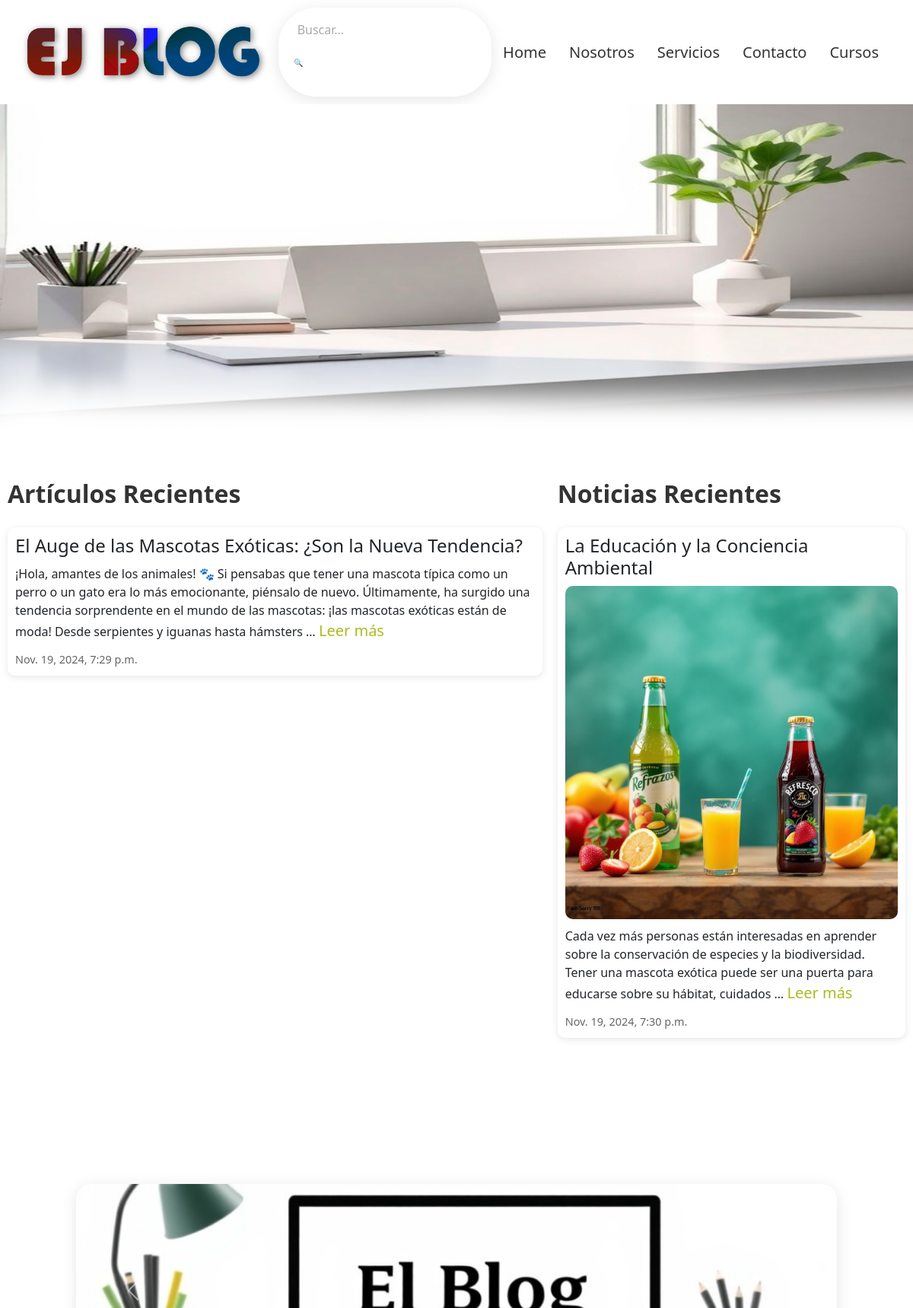
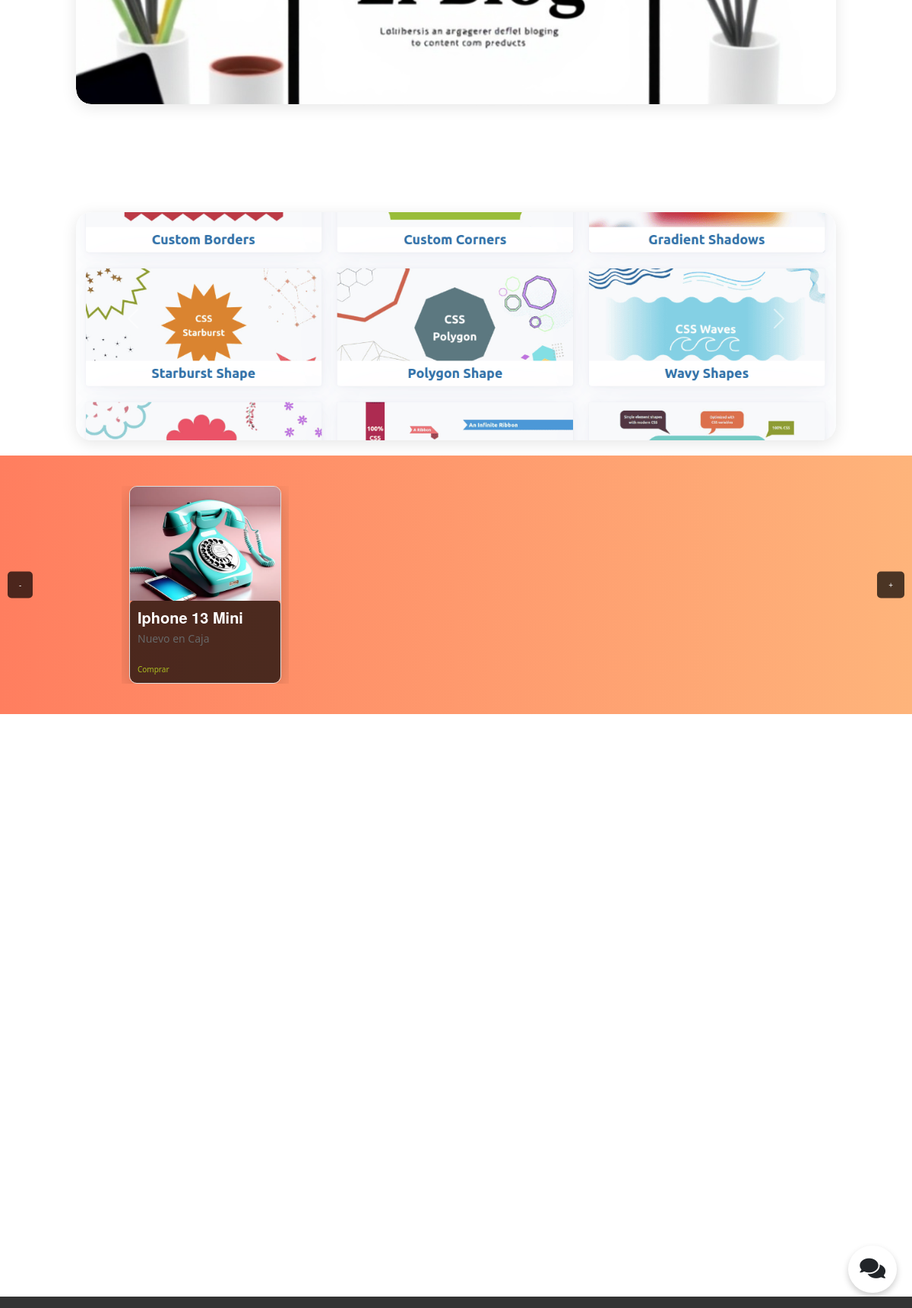
The page / on the database its author committed (2 pictures, top to bottom).
### mi_app/models.py (models this page shows, shortened)
class BannerHome(models.Model):
    image = models.ImageField(upload_to='banners/')
    created_at = models.DateTimeField(auto_now_add=True)

class Article(models.Model):
    title = models.CharField(max_length=200)
    content = models.TextField()
    created_at = models.DateTimeField(auto_now_add=True)

class News(models.Model):
    title = models.CharField(max_length=200)
    content = models.TextField()
    created_at = models.DateTimeField(auto_now_add=True)
    image = models.ImageField(upload_to='news/')  # Campo para la imagen

class Carousel(models.Model):
    image = models.ImageField(upload_to='carousel_images/')

class CarouselCursos(models.Model):
    image = models.ImageField(upload_to='carousel_images/')

class Image(models.Model):
    title = models.CharField(max_length=100)
    description = models.TextField()
    image = models.ImageField(upload_to='images/')  # Asegúrate de tener Pillow instalado
    link = models.URLField(max_length=200, blank=True, null=True)  # Campo para el enlace

### mi_app/views.py (the view)
# urls.py: 2. Add a URL to urlpatterns:  path('', views.home, name='home')
def home(request):
    current_language = translation.get_language()
    banner_home = BannerHome.objects.first()
    articles = Article.objects.all()
    news = News.objects.all()
    items = Carousel.objects.all()
    items_cursos = CarouselCursos.objects.all()
    images = Image.objects.all()
    comments = Comment.objects.all()  # Fetch all comments
    show_cookie_banner = request.COOKIES.get('cookie_consent') is None
    return render(request, 'home.html', {
        'articles': articles,
        'news': news,
        'carousel_items': items,
        'carousel_cursos': items_cursos,
        'comments': comments,  # Pass comments to the template
        'images': images,
        'show_cookie_banner': show_cookie_banner,  # Pasar la variable al contexto
        'LANGUAGE_CODE': current_language,
        'banner_home': banner_home,
    })

### mi_app/templates/home.html (shortened to what this page needs)
{% extends 'index.html' %}
{% block content %}
<div class="banner-image-container">
    {% if banner_home %}
        <div class="banner-gradient">
            <img src="{{ banner_home.image.url }}" alt="Banner Principal" class="banner-home-image">
        </div>
    {% else %}
        <p>No hay imagen disponible.</p>
    {% endif %}
</div>
<div class="container-pro">
    <div class="articles-container scroll-fade">
        <a class="title">Artículos Recientes</a>
        {% if articles %}
            <div class="grid-container">
                {% for article in articles %}
                    <div class="article-card">
                        <h3 class="article-title">{{ article.title }}</h3>
                        <p class="article-content">{{ article.content|truncatewords:50 }}
                            <a href="{% url 'articles_details' article.id %}"  class="article-link">Leer más</a>
                        </p>
                        <small class="article-date">{{ article.created_at }}</small>
                    </div>
                {% endfor %}
            </div>
        {% else %}
            <p>No hay artículos disponibles.</p>
        {% endif %}
    </div>
    <div class="news-container scroll-fade">
        <a class="title-news">Noticias Recientes</a>
        {% if news %}
            <div class="grid-container">
                {% for news in news %}
                    <div class="news-card">
                        <h3 class="news-title">{{ news.title }}</h3>
                        {% if news.image %}
                            <img src="{{ news.image.url }}" alt="" class="news-image">
                        {% endif %}
                        <p class="news-content">{{ news.content|truncatewords:30 }}
                            <a href="{% url 'news_details' news.id %}" class="article-link">Leer más</a>
                        </p>
                        <small class="news-date">{{ news.created_at }}</small>
                    </div>
                {% endfor %}
            </div>
        {% else %}
            <p>No hay noticias disponibles.</p>
        {% endif %}
    </div>
</div>
{% include 'carousel.html' %}
{% include 'carousel_cursos.html' %}
{% include 'slide.html' %}
{% endblock %}

### mi_app/templates/index.html (shortened to what this page needs)
{% load static %}
{% load i18n %}
<!DOCTYPE html>
<html lang="{{ LANGUAGE_CODE }}">
<head>
    <link href="https://cdn.jsdelivr.net/npm/bootstrap@5.3.3/dist/css/bootstrap.min.css" rel="stylesheet"
>
    <link href="{% static 'css/estilos.css' %}" rel="stylesheet">
    <link href="{% static 'css/about.css' %}" rel="stylesheet">
    <link href="{% static 'css/navbar.css' %}" rel="stylesheet">
    <link href="{% static 'css/details.css' %}" rel="stylesheet">
    <link href="{% static 'css/comentarios.css' %}" rel="stylesheet">
    <link href="{% static 'css/register.css' %}" rel="stylesheet">
    <link href="{% static 'css/login.css' %}" rel="stylesheet">
    <link href="{% static 'css/terms_and_conditions.css' %}" rel="stylesheet">
    <link href="{% static 'css/search_results.css' %}" rel="stylesheet">
    <link href="{% static 'css/search.css' %}" rel="stylesheet">
    <link href="{% static 'css/services.css' %}" rel="stylesheet">
    <link href="{% static 'css/contact.css' %}" rel="stylesheet">
    <link href="{% static 'css/scroll.css' %}" rel="stylesheet">
    <link href="{% static 'css/slide.css' %}" rel="stylesheet">
    <link href="{% static 'css/footer.css' %}" rel="stylesheet">
    <link href="{% static 'css/carousel.css' %}" rel="stylesheet">
    <link href="{% static 'css/carousel_cursos.css' %}" rel="stylesheet">
    <link href="{% static 'css/cursos.css' %}" rel="stylesheet">
    <link href="{% static 'css/chat.css' %}" rel="stylesheet">
    <link href="{% static 'fontawesome/css/all.min.css' %}" rel="stylesheet">
    <link href="{% static 'fontawesome/css/all.css' %}" rel="stylesheet">
</head>
<body class="fondo">
    {% include 'navbar.html' %}
    {%block content%}{%endblock%}
    {% include 'cookies.html' %}
    {% include 'chat.html' %}
</body>
</html>

### mi_app/templates/navbar.html (shortened to what this page needs)
{% load static %}
<body>
    <div class="general-navbar">
        <div class="navbar-logo">
            <a href="{% url 'home' %}">
                <img src="{% static 'logos/logo.png' %}" alt="Logo" class="logo">
            </a>
        </div>
        {% include 'search.html' %}
        <nav class="navbar">
            <ul class="navbar-list" id="navbar-list">
                <li class="navbar-link"><a href="{% url 'home' %}">Home</a></li>
                <li class="navbar-link"><a href="{% url 'about' %}">Nosotros</a></li>
                <li class="navbar-link"><a href="{% url 'services' %}">Servicios</a></li>
                <li class="navbar-link"><a href="{% url 'contact' %}">Contacto</a></li>
                <li class="navbar-link"><a href="{% url 'cursos' %}">Cursos</a></li>
            </ul>
        </nav>
    </div>
</body>

### mi_app/templates/search.html
{% load static %}
    <div class="search-container">
        <form action="{% url 'search' %}" method="get">
            <input type="text" name="q" class="search-input" placeholder="Buscar..." required />
            <button type="submit" class="search-button">🔍</button>
        </form>
    </div>

### mi_app/templates/carousel.html (shortened to what this page needs)
{% load static %}
<div class="carousel">
  <div id="carouselServicios" class="carousel slide carousel-fade" data-bs-ride="carousel">
    <div class="carousel-inner">
      {% for item in carousel_items %}
      <div class="carousel-item {% if forloop.first %}active{% endif %}" data-bs-interval="5000">
        <img src="{{ item.image.url }}" class="d-block w-100" alt="{{ item.title }}">
      </div>
      {% endfor %}
    </div>
    <button class="carousel-control-prev" type="button" data-bs-target="#carouselServicios" data-bs-slide="prev">
      <span class="carousel-control-prev-icon" aria-hidden="true"></span>
    </button>
    <button class="carousel-control-next" type="button" data-bs-target="#carouselServicios" data-bs-slide="next">
      <span class="carousel-control-next-icon" aria-hidden="true"></span>
    </button>
  </div>
</div>

### mi_app/templates/carousel_cursos.html (shortened to what this page needs)
{% load static %}
<div class="carousel">
  <div id="carouselCursos" class="carousel slide" data-bs-ride="carousel">
    <div class="carousel-inner">
      {% for items_cursos in carousel_cursos %}
      <div class="carousel-item {% if forloop.first %}active{% endif %}" data-bs-interval="5000">
        <img src="{{ items_cursos.image.url }}" class="d-block w-100" alt="{{ items_cursos.title }}">
      </div>
      {% endfor %}
    </div>
    <button class="carousel-control-prev" type="button" data-bs-target="#carouselCursos" data-bs-slide="prev">
      <span class="carousel-control-prev-icon" aria-hidden="true"></span>
    </button>
    <button class="carousel-control-next" type="button" data-bs-target="#carouselCursos" data-bs-slide="next">
      <span class="carousel-control-next-icon" aria-hidden="true"></span>
    </button>
  </div>
</div>

### mi_app/templates/slide.html (shortened to what this page needs)
{% load static %}
<head>
</head>
<body>
    <div class="container-slide-section">
        <div class="slide-section">
            <div class="slide-container">
                <div class="card-wrapper">
                    {% for image in images %}
                    <div class="card-slide">
                        <img src="{{ image.image.url }}" alt="{{ image.title }} - {{ image.description }}" class="card-image-slide">
                        <div class="card-content-slide">
                            <h3 class="card-title-slide">{{ image.title }}</h3>
                            <p class="card-description-slide">{{ image.description }}</p>
                            <a href="{{ image.link }}" target="_blank" class="link-card-slide">Comprar</a>
                        </div>
                    </div>
                    {% empty %}
                    <p>No images available..</p>
                    {% endfor %}
                </div>
            </div>
        </div>
        <button class="prev">-</button>
        <button class="next">+</button>
    </div>
</body>

### mi_app/templates/comentarios.html (shortened to what this page needs)
{% load static %}

### mi_app/templates/cookies.html (shortened to what this page needs)
{% if show_cookie_banner %}
<div id="cookie-banner" class="cookie-banner">
</div>
{% endif %}

### mi_app/templates/footer.html (shortened to what this page needs)
{% load static %}

### chat/templates/chat.html (shortened to what this page needs)
{% load static %}
<body>
    <div id="chat-icon" style="position: fixed; bottom: 20px; right: 20px; cursor: pointer;">
        <i class="fas fa-comments" style="font-size: 30px;"></i>
    </div>
</body>

### mi_app/static/css/estilos.css (style rules this page uses)
.fondo { background-color: #ffffff; background-size: cover; }
.scroll-fade { opacity: 0; transform: translateY(20px); transition: opacity 0.5s ease, transform 0.5s ease; }
.scroll-fade.visible { opacity: 1; transform: translateY(0); }
.banner-image-container { display: flex; justify-content: start; align-items: center; position: relative; overflow: hidden; }
.banner-gradient { position: relative; overflow: hidden; background: linear-gradient(to bottom, rgb(255, 255, 255) 0%, rgb(255, 255, 255) 100%); }
.banner-home-image { max-width: 100%; height: auto; max-height: 1200px; display: block; }
.container-pro { display: flex; justify-content: space-between; }
.articles-container, .news-container { padding: 10px; margin-bottom: 20px; }
.title, .title-news { display: flex; font-size: 2em; font-weight: bold; color: #333; margin-bottom: 20px; text-align: center; transition: color 0.3s ease, transform 0.3s ease, text-shadow 0.3s ease, opacity 0.3s ease; cursor: pointer; }
.article-card, .news-card { background-color: #fff; border-radius: 10px; padding: 10px; box-shadow: 0 2px 10px rgba(0, 0, 0, 0.1); transition: transform 0.3s, box-shadow 0.3s, background-color 0.3s; margin-bottom: 20px; }
.article-title, .news-title { font-size: 1.5em; margin-bottom: 10px; }
.article-content, .news-content { margin-bottom: 10px; }
.article-date, .news-date { font-size: 0.9em; color: #666; }
.article-link { color: #aabc21; }
.news-image { max-width: 100%; border-radius: 10px; margin-bottom: 10px; }
.container-slide-section { background-color: #9d77f776; display: flex; justify-content: center; overflow: hidden; }
.slide-section { padding: 20px; margin: auto; justify-content: flex-start; display: flex; width: 920px; }
.slide-container { display: flex; justify-content: flex-start; overflow: hidden; }
.card-wrapper { display: flex; transition: transform 0.5s ease; }
.card-slide { border: 1px solid #ddd; border-radius: 5px; margin: 10px; width: 200px; overflow: hidden; box-shadow: 2px 2px 5px rgba(0, 0, 0, 0.1); }
.card-image-slide { width: 100%; max-height: 150px; object-fit: cover; }
.card-content-slide { padding: 10px; }
.card-title-slide { font-size: 1.2em; margin: 0; }
.card-description-slide { font-size: 0.9em; color: #666; }
.cookie-banner { position: fixed; bottom: -100px; left: 0; right: 0; background-color: #333; color: rgb(255, 255, 255); padding: 20px; text-align: center; transition: bottom 0.5s ease; z-index: 1000; }

### mi_app/static/css/navbar.css (style rules this page uses)
.general-navbar { display: flex; justify-content: space-between; align-items: center; padding: 10px 10px; background-color: #ffffff; }
.navbar-logo .logo { height: 100px; filter: drop-shadow(2px 2px 4px rgba(0, 0, 0, 0.5)); transition: transform 0.3s; }
.navbar { display: flex; align-items: center; margin-right: 20px; }
.navbar-list { display: flex; list-style: none; margin: 0; padding: 0; }
.navbar-link a { color: #333; text-decoration: none; padding: 15px; font-weight: 100; transition: color 0.3s ease; }

### mi_app/static/css/details.css (style rules this page uses)
a { color: #aabc21; text-decoration: none; font-size: 20px; }

### mi_app/static/css/comentarios.css (style rules this page uses)
.scroll-fade { opacity: 0; transform: translateY(20px); transition: opacity 0.5s ease, transform 0.5s ease; }
.scroll-fade.visible { opacity: 1; transform: translateY(0); }

### mi_app/static/css/terms_and_conditions.css (style rules this page uses)
.scroll-fade { opacity: 0; transform: translateY(20px); transition: opacity 0.5s ease, transform 0.5s ease; }
.scroll-fade.visible { opacity: 1; transform: translateY(0); }

### mi_app/static/css/search.css (style rules this page uses)
.search-container { display: flex; align-items: center; border-radius: 50px; overflow: hidden; box-shadow: 0 4px 20px rgba(0, 0, 0, 0.1); background-color: #ffffff; transition: box-shadow 0.3s ease; padding: 5px; max-width: 100%; margin: 0 auto; }
.search-input { border: none; padding: 12px 20px; font-size: 16px; outline: none; width: 500px; transition: border 0.3s ease; border-radius: 50px; }
.search-input::placeholder { color: #aaa; }
.search-button { background-color: #ffffff; color: white; border: none; padding: 12px 15px; cursor: pointer; transition: background-color 0.3s ease, transform 0.2s ease; }

### mi_app/static/css/footer.css (style rules this page uses)
.scroll-fade { opacity: 0; transform: translateY(20px); transition: opacity 0.5s ease, transform 0.5s ease; }
.scroll-fade.visible { opacity: 1; transform: translateY(0); }

### rows shown on the page
BannerHome: image (picture)
Article: title "El Auge de las Mascotas Exóticas: ¿Son la Nueva Tendencia?", content "¡Hola, amantes de los animales! 🐾 Si pensabas que tener una mascota típica como un perro o un gato era lo más emocionante, piénsalo de nuevo. Últimamente, ha surgido una tendencia sorprendente en el mundo de las mascotas: ¡las mascotas exóticas están de moda! Desde serpientes y iguanas hasta hámsters …", created_at "Nov. 19, 2024, 7:29 p.m."
News: title "La Educación y la Conciencia Ambiental", image (picture), content "Cada vez más personas están interesadas en aprender sobre la conservación de especies y la biodiversidad. Tener una mascota exótica puede ser una puerta para educarse sobre su hábitat, cuidados …", created_at "Nov. 19, 2024, 7:30 p.m."
Carousel: image (picture)
CarouselCursos: image (picture)
Image: image (picture), title "Iphone 13 Mini", description "Nuevo en Caja"
